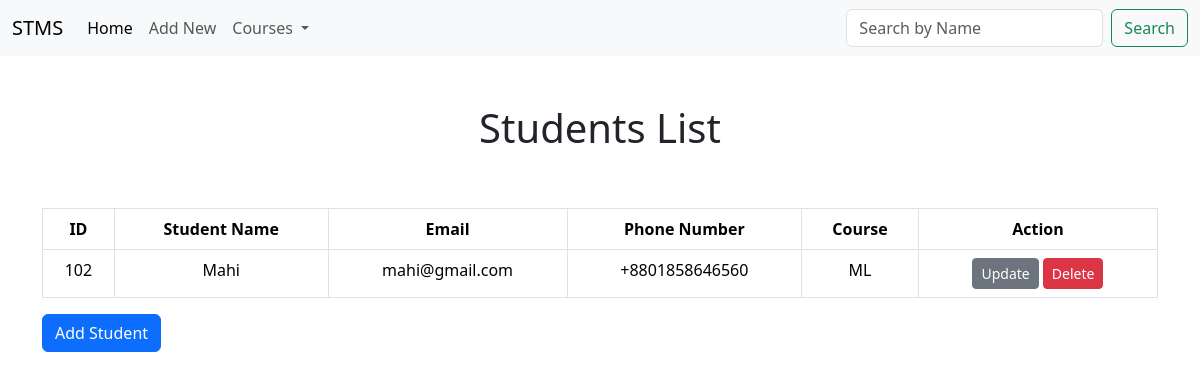
Screenshot of /search/?query=ML with the database file from the repository.
### student/models.py (models this page shows, shortened)
class Student_Info(models.Model):
    courses =(
        ('Python', 'Python'),
        ("Django",'Django'),
        ('Java', 'Java'),
        ('JavaScript', 'JavaScript'),
        ('ML', 'Machine Learning'),
        ('DS', 'Data Science'),
        )
    sID = models.BigIntegerField(primary_key=True)
    name = models.CharField(max_length=75, null= False)
    email = models.EmailField(null= True)
    phone_number = PhoneNumberField(region="BD")
    course = models.CharField(max_length=50, choices= courses)

### student/views.py (the view)
# urls.py: path('search/', views.Search.as_view(), name='search'),
class Search(ListView):
    model = Student_Info
    template_name = 'student_list.html'
    context_object_name = 'students'
    def get_queryset(self):
        query = self.request.GET.get('query', '')  # Extracts the search term
        if query:
            return Student_Info.objects.filter(
                Q(name__icontains=query) |
                Q(sID__icontains=query) |
                Q(phone_number__icontains=query) |
                Q(course__icontains=query)
            )
        else:
            return Student_Info.objects.all()  # Shows all students if no query

### student/templates/student_list.html
{% extends 'base.html' %} {% block content %}
{% if students %}
<div class="container">
  <h1 class="text-center p-5">Students List</h1>
  <table class="table table-bordered">
    <thead>
      <tr>
        <th scope="col" style ="text-align:center;">ID</th>
        <th scope="col" style ="text-align:center;">Student Name</th>
        <th scope="col" style ="text-align:center;">Email</th>
        <th scope="col" style ="text-align:center;">Phone Number</th>
        <th scope="col" style ="text-align:center;">Course</th>
        <th scope="col" style ="text-align:center;">Action</th>
      </tr>
    </thead>
    <tbody>
      {% for student in students %}
      <tr>
        <td  style ="text-align:center;">{{student.sID}}</td>
        <td  style ="text-align:center;">{{student.name}}</td>
        <td style ="text-align:center;">{{student.email}}</td>
        <td style ="text-align:center;">{{student.phone_number}}</td>
        <td style ="text-align:center;">{{student.course}}</td>
        <td style ="text-align:center;">
          <a class="btn btn-secondary btn-sm" href="{% url 'update' student.sID %}" role="button">Update</a>
           <a class="btn btn-danger btn-sm" href="{% url 'delete' student.sID %}" role="button" >Delete</a>
        </td>
      </tr>
      {% endfor %}
    </tbody>
  </table>
</div>
<div class='container'>
  <a href="{% url 'addnew' %}" class="btn btn-primary">Add Student</a>
</div>
{% else %}
<h3 class="text-center p-5">No Student Available</h3>
{% endif %} {% endblock %}

### rows the page displays
Student_Info: sID "102", name "Mahi", email "mahi@gmail.com", phone_number "+8801858646560", course "ML"
